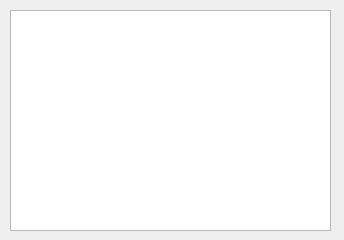
<?xml version="1.0" encoding="UTF-8"?>
<ui version="4.0">
 <class>AvailableItems</class>
 <widget class="QDialog" name="AvailableItems">
  <property name="geometry">
   <rect>
    <x>0</x>
    <y>0</y>
    <width>344</width>
    <height>240</height>
   </rect>
  </property>
  <property name="windowTitle">
   <string>Dialog</string>
  </property>
  <property name="styleSheet">
   <string notr="true">QPushButton{
  background-color: #fbeee0;
  border: 2px solid #422800;
  border-radius: 30px;
  box-shadow: #422800 4px 4px 0 0;
  color: #422800;
  cursor: pointer;
  display: inline-block;
  font-weight: 600;
  font-size: 18px;
  padding: 0 18px;
  line-height: 50px;
  text-align: center;

}

QLineEdit{
  border: none;
  border: 2px solid #422800;
background-color: #fbeee0;
font-weight: 600;
  font-size: 18px;
}
QLabel{
font-weight: 600;
  font-size: 18px;
}
QComboBox{
background-color: #fbeee0;
  border: 2px solid #422800;
  border-radius: 30px;
  box-shadow: #422800 4px 4px 0 0;
  color: #422800;
  cursor: pointer;
  display: inline-block;
  font-weight: 600;
  font-size: 18px;
  padding: 0 18px;
  line-height: 50px;
  text-align: center;
}</string>
  </property>
  <widget class="QTableView" name="tableView">
   <property name="geometry">
    <rect>
     <x>10</x>
     <y>10</y>
     <width>321</width>
     <height>221</height>
    </rect>
   </property>
  </widget>
 </widget>
 <resources/>
 <connections/>
</ui>
